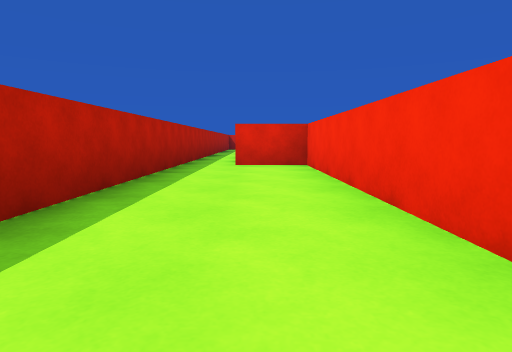
View 1 (above)

16 first-person views from a walk through a Unity game level. The camera is 0.47 m above the floor, tilts 6° down and sees 75° across. The floor is counted in squares, 1 m on a side. Each view is taken from the middle of a square. On the plan, view 1 faces up. The plan holds only what a view shows up to about 9 squares ahead; the rest is blank. The player is left out.

View 2
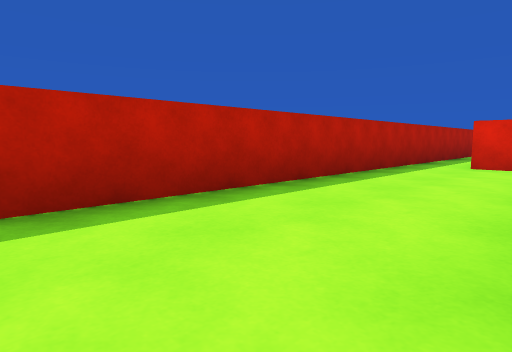

View 3
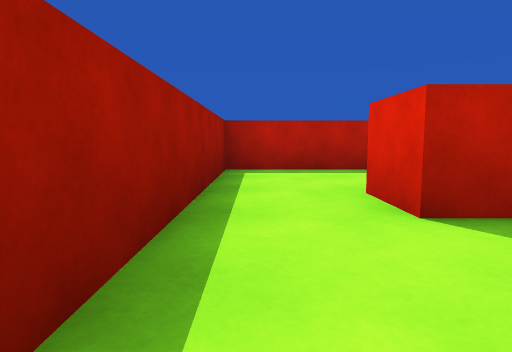

View 4
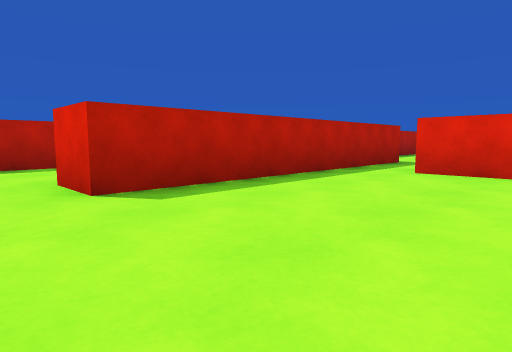

View 5
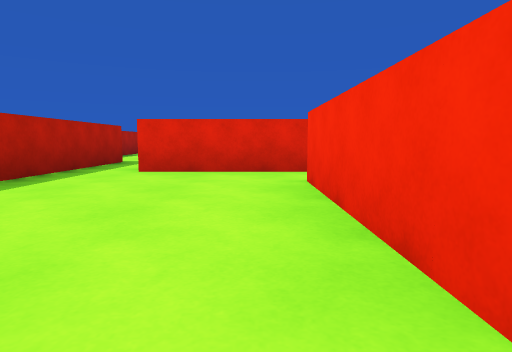

View 6
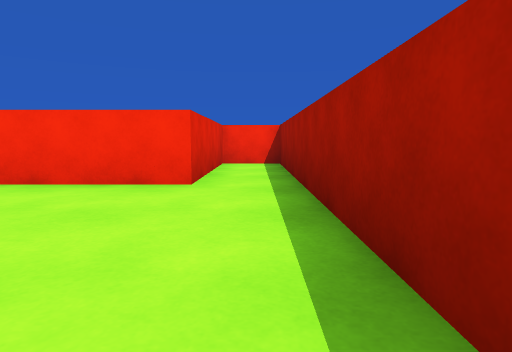

View 7
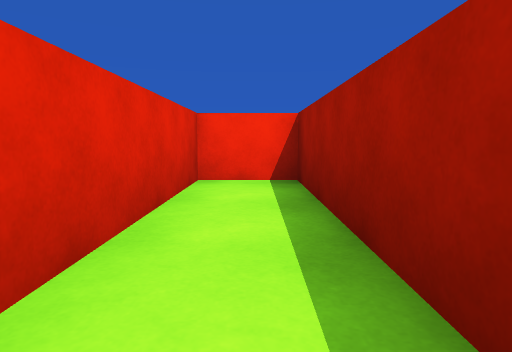

View 8
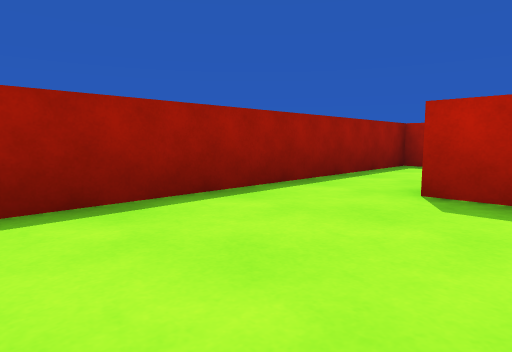

View 9
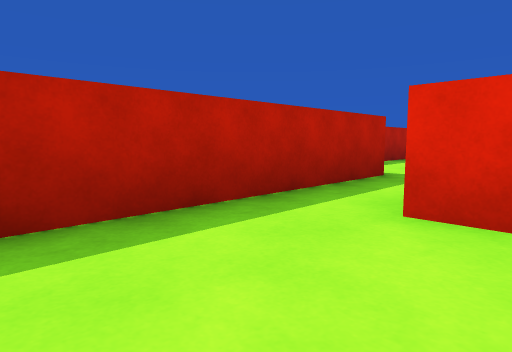

View 10
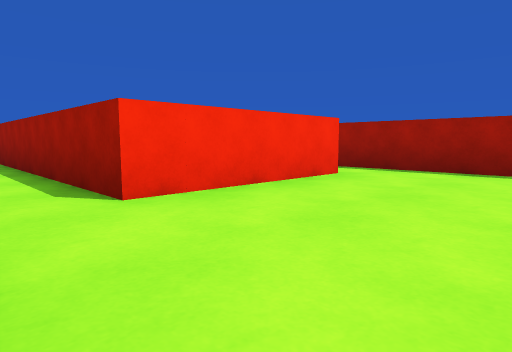

View 11
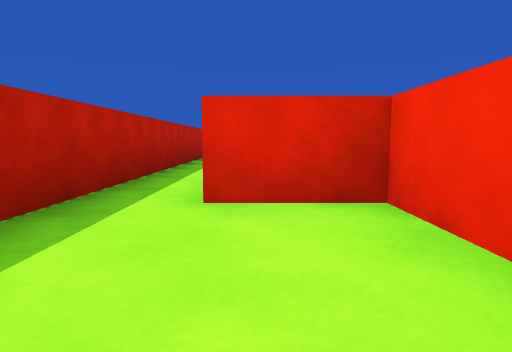

View 12
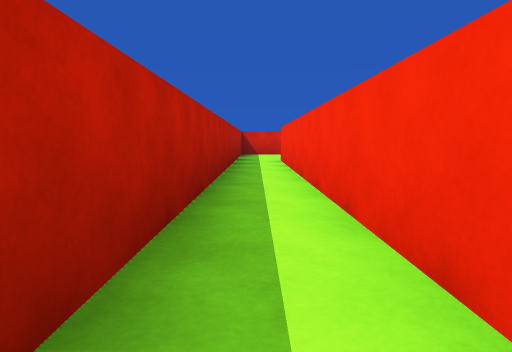

View 13
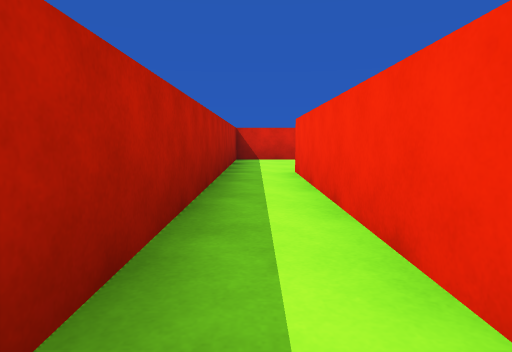

View 14
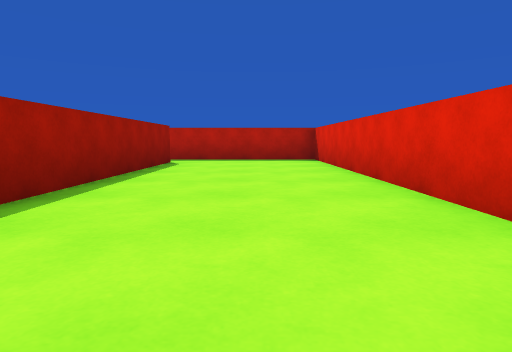

View 15
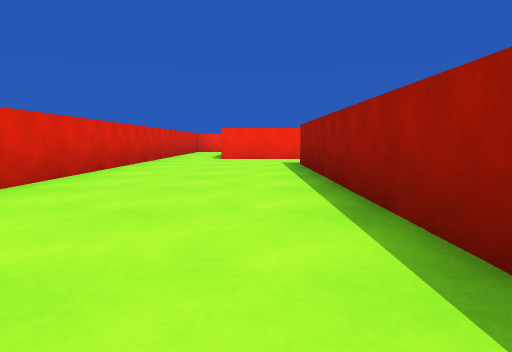

View 16
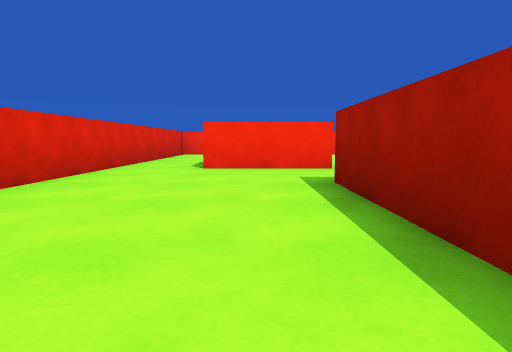

### Floor plan
Ten units are one square. View 1 is at (0, 0); x grows to the right and y downward. Boxes are objects, and circles mark ways between rooms. Rooms are numbered by the first view taken in them; rooms with no view inside come last. Other rooms are left out.
<svg viewBox="-20 -190 135 200">
<path fill="none" stroke="#000" d="M10 -10 10 -65 -5 -65M-15 -65 -15 5 5 5M59 -51 31 -51M5 5 90 5 90 -7 56 -7 56 -39M20 -76 20 -10 10 -10M107 -156 107 -170M104 -185 -15 -185 -15 -65M-4 -76 -4 -151 89 -151"/>
<circle cx="15" cy="0" r="3" fill="#2a7"/>
<circle cx="-10" cy="-70" r="3" fill="#2a7"/>
<text x="-10" y="-30">1</text>
<text x="40" y="-20">2</text>
<text x="30" y="-160">3</text>
</svg>
Room 1 opens to room 2. Room 1 opens to room 3.

Where each view was taken, in squares from view 1:
view 1: 0 up, 0 right, facing up
view 2: 0 up, 1 right, facing up-left
view 3: 0 up, 4 right, facing left
view 4: 0 up, 5 right, facing up-left
view 5: 0 up, 5 right, facing up
view 6: 0 up, 2 right, facing right
view 7: 0 up, 5 right, facing right
view 8: 2 up, 5 right, facing down-left
view 9: 3 up, 4 right, facing up-left
view 10: 5 up, 3 right, facing down-right
view 11: 4 up, 0 right, facing up
view 12: 7 up, 1 left, facing up
view 13: 10 up, 1 left, facing up
view 14: 17 up, 7 right, facing left
view 15: 16 up, 2 right, facing right
view 16: 16 up, 5 right, facing right
